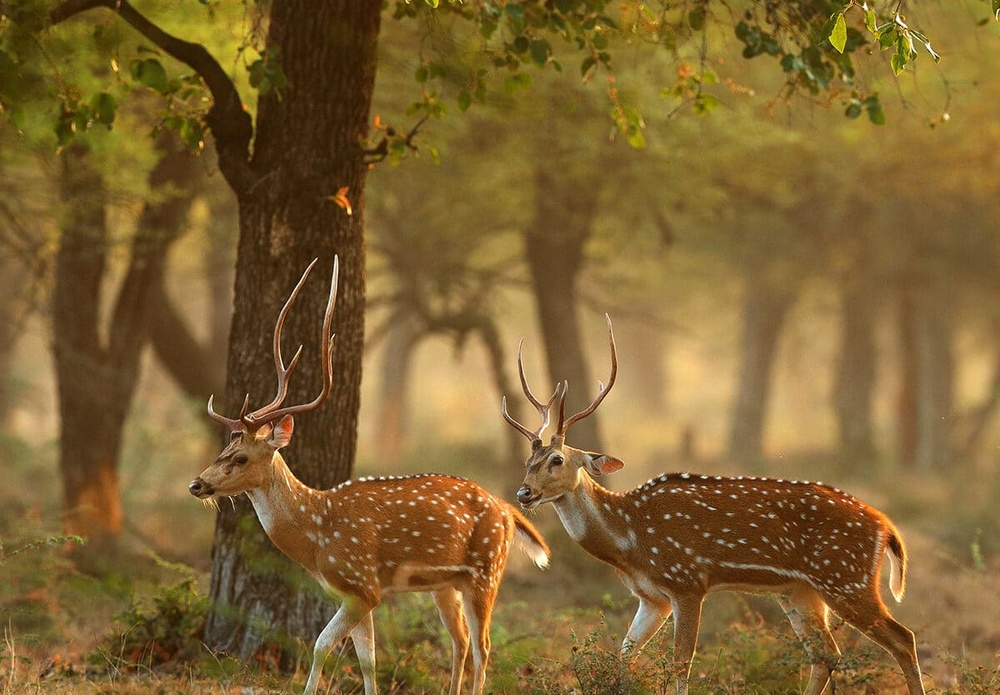
#> input picture source_for_exe/90-Wildlife-1200x834.jpg, 1000 x 695 px, shrunk from 1200 x 834 before the run
$ python app.py
#> lines starting #> are read from the running program, lines starting #| are printed output that depends on the picture
import cv2
import numpy as np
import sys
import signal
import os

def add_border_and_show(image_path):
    # Read the image
#> called with image_path = 'source_for_exe/90-Wildlife-1200x834.jpg'
    image = cv2.imread(image_path)
#> image is the input picture: shape (695, 1000, 3); mean B, G, R 50, 99.8, 127.9

    if image is None:
        print("Error: Unable to load image.")
        sys.exit(1)

    # Define border size and color (red border)
    border_size = 50
    border_color = (255, 0, 0)  # Red border

    # Add border to the image
    bordered_image = cv2.copyMakeBorder(image, border_size, border_size, border_size, border_size,
                                        cv2.BORDER_CONSTANT, value=border_color)
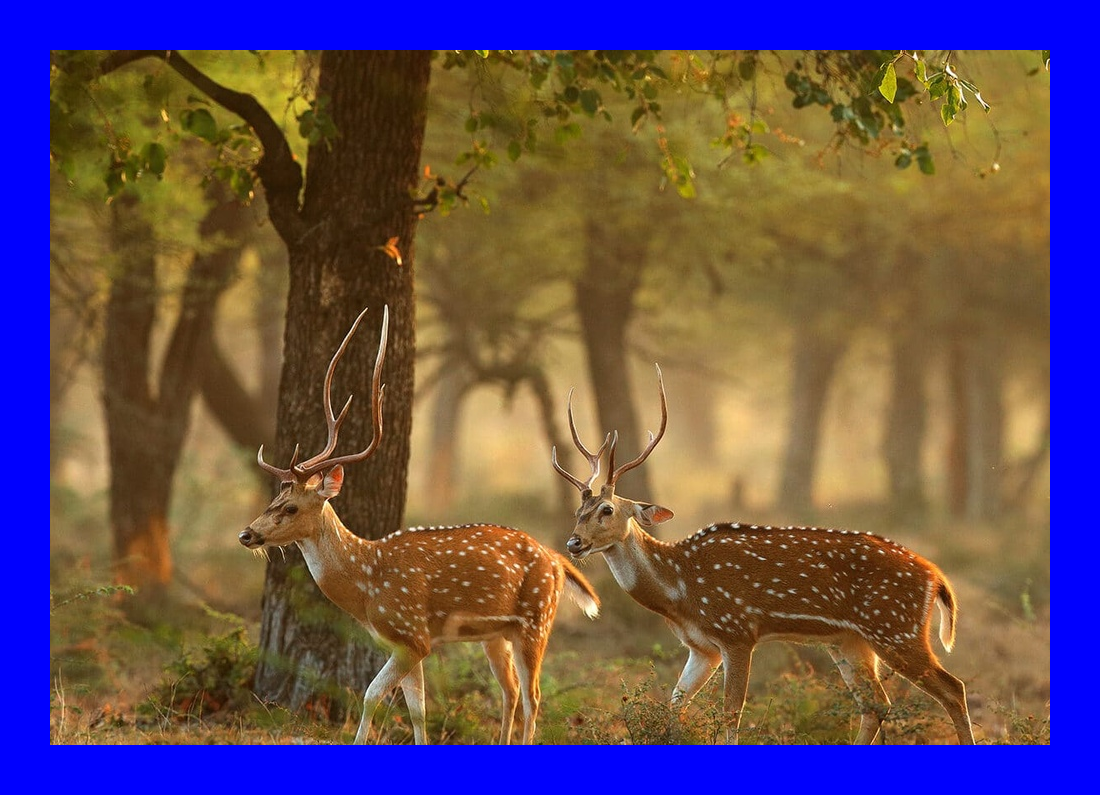
#> bordered_image: shape (795, 1100, 3); mean B, G, R 92, 79.3, 101.6

    # Display the image with the border
    cv2.imshow("Bordered Image", bordered_image)

    # Wait for a key press and close the image window
    cv2.waitKey(0)
    cv2.destroyAllWindows()

    # Ensure console exits
    sys.exit(0)
#> (the program exits here)
